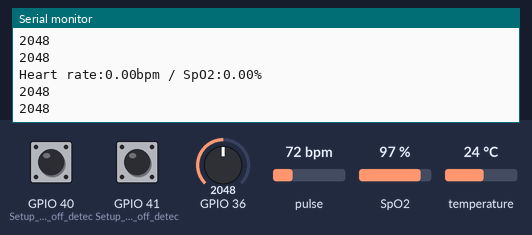
Bench run of a sketch on a simulated ESP32. On the bench: the last lines printed to the serial monitor. Inputs (shaded band) come from the test bench; at power-on: GPIO 40 (Setup_for_leads_off_detec) LOW, pulse 72 bpm, temperature 24 °C, GPIO 36 = 2048, SpO2 97 %, GPIO 41 (Setup_for_leads_off_detec) LOW. WiFi joins after 1.5 s; servers stay silent unless stated.

Above: at 3.2 s.
3.3 s: GPIO 40 (Setup_for_leads_off_detec) pulled HIGH for 0.15 s
4.9 s: pulse set to 42 bpm
At 5.7 s:
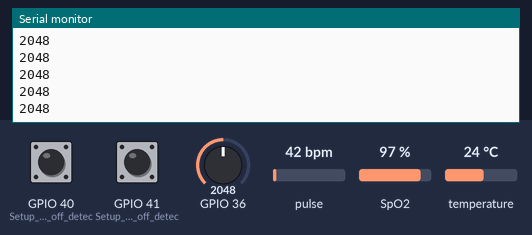
6.4 s: temperature set to 12 °C
12.3 s: GPIO 36 set to 1960
At 13.2 s:
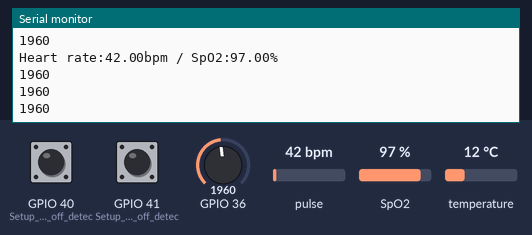
16.8 s: SpO2 set to 80 %
18.3 s: temperature set to 19 °C
At 18.9 s:
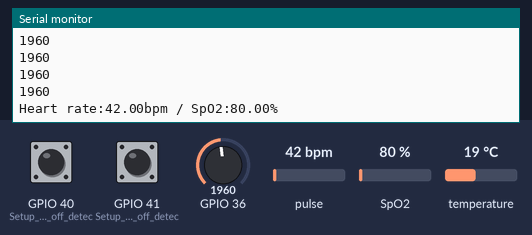
Timing chart, 0 to 20.8 s (numbered marks = the images above; inputs shaded):
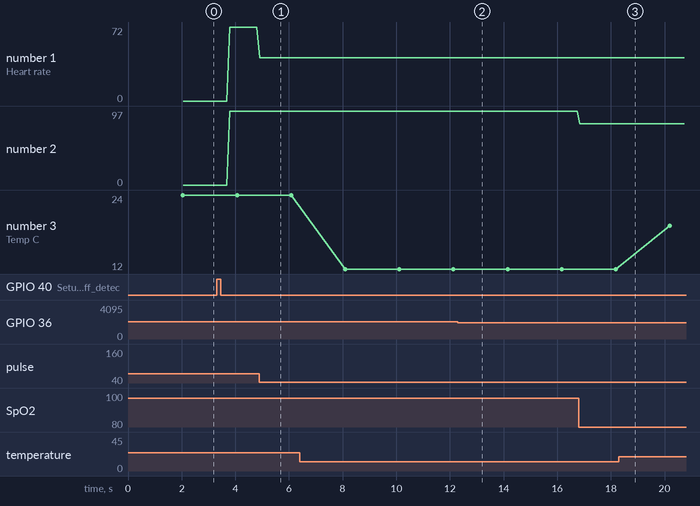

Measured:
- after the input at 4.9 s, the serial monitor: prints a new line at once (image 1)
- after the input at 12.3 s, the serial monitor: prints a new line at once (image 2)
- plotted number 1: 72 → 42 after the input at 4.9 s
- plotted number 2: 97 → 80 after the input at 16.8 s
- plotted number 3: 24 → 12 after the input at 6.4 s, 12 → 19 after the input at 18.3 s

The sketch:

2.4_thingSpeak.ino
```cpp
//Google Sheet link---- https://script.google.com/u/0/home/projects/1YvN3NOM5-_bfwwdat09xY3o2hHzGp-sqPe9p_jNGbV2-9CPSFjZcXkVw/edit
//Deployment 17/03/2023

//Libraries

#include "WiFi.h"
#include <OneWire.h>
#include <DallasTemperature.h>
#include <Wire.h>
#include "MAX30100_PulseOximeter.h"
#include <ThingSpeak.h>
#include <esp_task_wdt.h>


//#include "FreeRTOS"

//Constants

#define REPORTING_PERIOD_MS 100
#define ONE_WIRE_BUS 4
#define WDT_TIMEOUT 60 * 5

//Objects

PulseOximeter pox;
OneWire oneWire(ONE_WIRE_BUS);
DallasTemperature sensors(&oneWire);
DeviceAddress tempDeviceAddress;
TaskHandle_t wifiHandle;
WiFiClient client;


//Varialbes

unsigned long lastTempRequest = 0;  //DS18B20
unsigned long tsLastReport = 0;     //MAX30100
unsigned long adLastReport = 0;     //AD8232
unsigned long lastdataupdate = 0;
float temperature = 0.0;
float heartrate;
float bloodoxygen;
int numberOfDevices;
const char* ssid = "Manasi";
const char* password = "manasi.24";
const char* apiKey = "1DNTAUBVIAL7N0C6";
const long channelId = 2108287;


void onBeatDetected() {
  Serial.println("Beat!");
}

void configureMax30100() {
  // Configure sensor to use 7.6mA for LED drive
  pox.setIRLedCurrent(MAX30100_LED_CURR_7_6MA);
  // Register a callback routine
  pox.setOnBeatDetectedCallback(onBeatDetected);
}


void setup() {

  esp_task_wdt_init(WDT_TIMEOUT, true);  //enable panic so ESP32 restarts
  esp_task_wdt_add(NULL);

  Serial.begin(115200);
  Serial.print("setup() running on core ");
  Serial.println(xPortGetCoreID());


  //WIFI

  Serial.println();
  Serial.print("Connecting to wifi: ");
  Serial.println(ssid);
  Serial.flush();
  WiFi.begin(ssid, password);
  while (WiFi.status() != WL_CONNECTED) {
    delay(500);
    Serial.print(".");
  }
  Serial.println("Connected to WiFi");
  ThingSpeak.begin(client);


  //DS18B20

  sensors.begin();
  numberOfDevices = sensors.getDeviceCount();
  Serial.print("Locating temperature sensors...");
  Serial.print("Found ");
  Serial.print(numberOfDevices, DEC);
  Serial.println(" sensors.");
  sensors.getAddress(tempDeviceAddress, 0);
  Serial.print("Found device ");
  sensors.setWaitForConversion(false);
  sensors.requestTemperatures();

  //MAX30100

  Serial.print("Initializing pulse oximeter..");
  Wire.setClock(400000UL);  // I tried changing the I2C_BUS_SPEED to 100Khz, it made no difference in the output values
  // Initialize sensor
  if (!pox.begin()) {
    Serial.println("FAILED");
    for (;;)
      ;
  } else {
    Serial.println("SUCCESS");
  }
  configureMax30100();


  //AD8232

  pinMode(41, INPUT);  // Setup for leads off detection LO +
  pinMode(40, INPUT);  // Setup for leads off detection LO -
  pinMode(A0, INPUT);

  //ThingsSpeak


  //create a task that will be executed in the Task2code() function, with priority 1 and executed on core 1
  xTaskCreatePinnedToCore(
    wifiPart,    /* Task function. */
    "wifiPart",  /* name of task. */
    10000,       /* Stack size of task */
    NULL,        /* parameter of the task */
    1,           /* priority of the task */
    &wifiHandle, /* Task handle to keep track of created task */
    0);          /* pin task to core 1 */
  delay(500);
}

void wifiPart(void* pvParameters) {
  Serial.print("wifiHandle running on core ");
  Serial.println(xPortGetCoreID());

  for (;;) {
    esp_task_wdt_reset();

    // Data Logging

    if (millis() - lastdataupdate > 15000) {
      if (WiFi.status() == WL_CONNECTED) {
        ThingSpeak.setField(1, temperature);
        ThingSpeak.setField(2, heartrate);
        ThingSpeak.setField(3, bloodoxygen);
        //ThingSpeak.setField(4, number4);

        int x = ThingSpeak.writeFields(channelId, apiKey);
        if (x == 200) {
          Serial.println("Channel update successful.");
        } else {
          Serial.println("Problem updating channel. HTTP error code " + String(x));
        }
      }
      lastdataupdate = millis();
    }
  }
}


void loop() {
  esp_task_wdt_reset();

  pox.update();


  //DS18B20

  if (millis() - lastTempRequest >= 2000)  // waited long enough??
  {
    temperature = sensors.getTempC(tempDeviceAddress);
    Serial.print("Temp C: ");
    Serial.print(temperature);
    Serial.print(" Temp F: ");
    Serial.println(DallasTemperature::toFahrenheit(temperature));
    sensors.requestTemperatures();
    lastTempRequest = millis();
  }


  // MAX30100

  if (millis() - tsLastReport > REPORTING_PERIOD_MS) {
    Serial.print("Heart rate:");
    heartrate = pox.getHeartRate();
    Serial.print(heartrate);
    Serial.print("bpm / SpO2:");
    bloodoxygen = pox.getSpO2();
    Serial.print(bloodoxygen);
    Serial.println("%");

    tsLastReport = millis();
  }


  //AD8232

  if (millis() - adLastReport > 10) {
    if ((digitalRead(40) == 1) || (digitalRead(41) == 1)) {
      Serial.println('!');
    } else {
      Serial.println(analogRead(A0));
    }
    adLastReport = millis();
  }
}
```
